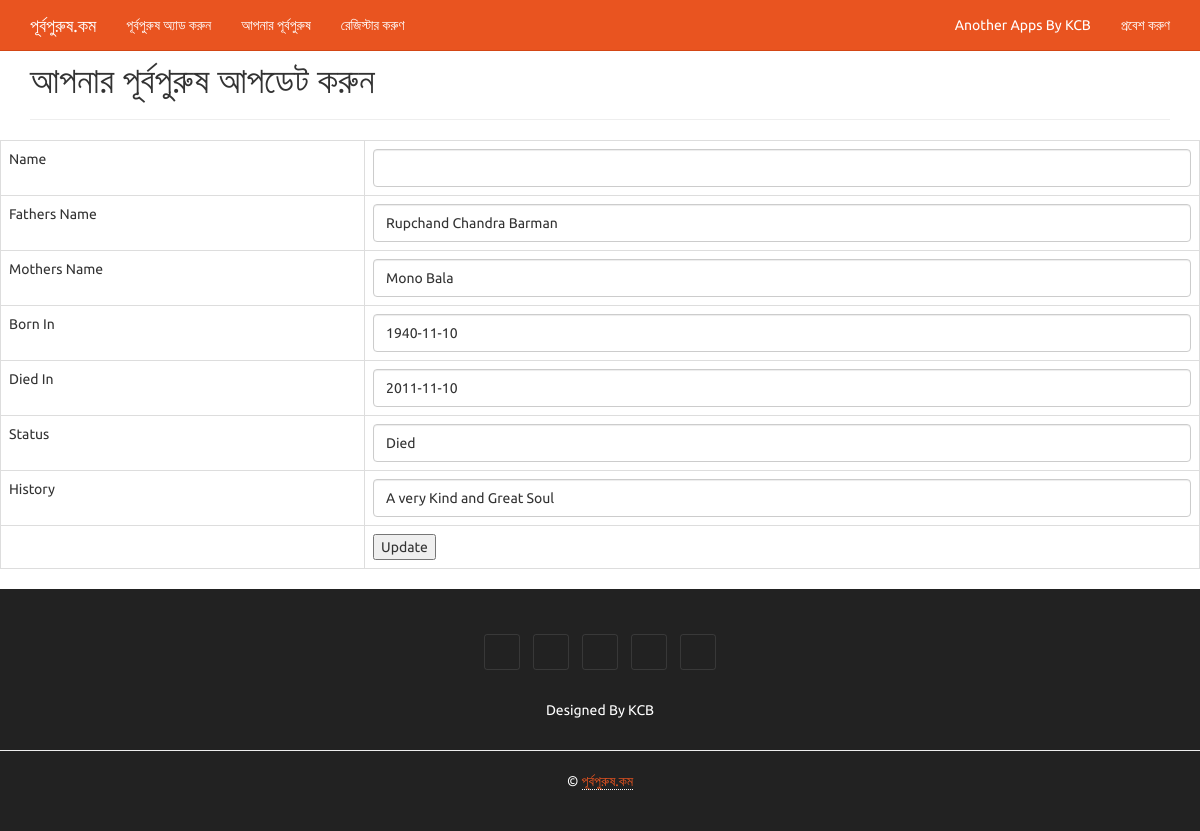
Screenshot of /edit.php?id=4 (signed in) with the database file from the repository.
### tables this page shows
CREATE TABLE `purbopuruses` (
  `id` int(11) NOT NULL,
  `purbopurus_name` varchar(122) NOT NULL,
  `fathers_name` varchar(122) NOT NULL,
  `mothers_name` varchar(122) NOT NULL,
  `born_in` date DEFAULT NULL,
  `died_in` date DEFAULT NULL,
  `status` varchar(20) NOT NULL,
  `history` text,
  `login_id` int(11) NOT NULL
);

### edit.php (the view, shortened to what this page needs)
<?php
include_once("connection.php");
?>
<?php
$id = $_GET['id'];
$result = mysqli_query($mysqli, "SELECT * FROM purbopuruses WHERE id=$id");
while($res = mysqli_fetch_array($result))
{
	$purbopurus_name = $res['purbopurus_name '];
	$fathers_name = $res['fathers_name'];
	$mothers_name = $res['mothers_name'];
	$born_in = $res['born_in'];
	$died_in = $res['died_in'];
	$status = $res['status'];
	$history = $res['history'];
}
?>
<?php include "header.php"; ?>
    <div class="container">
      <div class="page-header" id="banner">
        <div class="row">
          <div class="col-lg-8 col-md-7 col-sm-6">
            <h1>আপনার পূর্বপুরুষ আপডেট করুন</h1>
          </div>
        </div>
      </div>
  </div>
	<form id='update-product-form' name="form1" method="post" action="edit.php">
		<table class='table table-bordered table-hover'>
			<tr>
			<tr>
				<td>Name</td>
				<td><input type="text" name="purbopurus_name"  class='form-control' value="<?php echo $purbopurus_name;?>"></td>
			</tr>
			</tr>
			<tr>
				<td>Fathers Name</td>
				<td><input type="text" name="fathers_name"  class='form-control' value="<?php echo $fathers_name;?>"></td>
			</tr>
			<tr>
				<td>Mothers Name</td>
				<td><input type="text" name="mothers_name" class='form-control' value="<?php echo $mothers_name;?>"></td>
			</tr>
			<tr>
				<td>Born In</td>
				<td><input type="text" name="born_in" class='form-control' value="<?php echo $born_in;?>"></td>
			</tr>
			<tr>
				<td>Died In</td>
				<td><input type="text" name="died_in"  class='form-control' value="<?php echo $died_in;?>"></td>
			</tr>
			<tr>
				<td>Status</td>
				<td><input type="text" name="status"  class='form-control' value="<?php echo $status;?>"></td>
			</tr>
			<tr>
				<td>History</td>
				<td><input type="text" name="history"  class='form-control' value="<?php echo $history;?>"></td>
			</tr>
			<tr>
				<td><input type="hidden" name="id" value=<?php echo $_GET['id'];?>></td>
				<td>
				<input type="submit" name="Submit" value="Update"></td>
			</tr>
		</table>
	</form>
<?php include "footer.php"; ?>

### rows the page displays
purbopuruses: fathers_name "Rupchand Chandra Barman", mothers_name "Mono Bala", born_in "1940-11-10", died_in "2011-11-10", status "Died", history "A very Kind and Great Soul"
